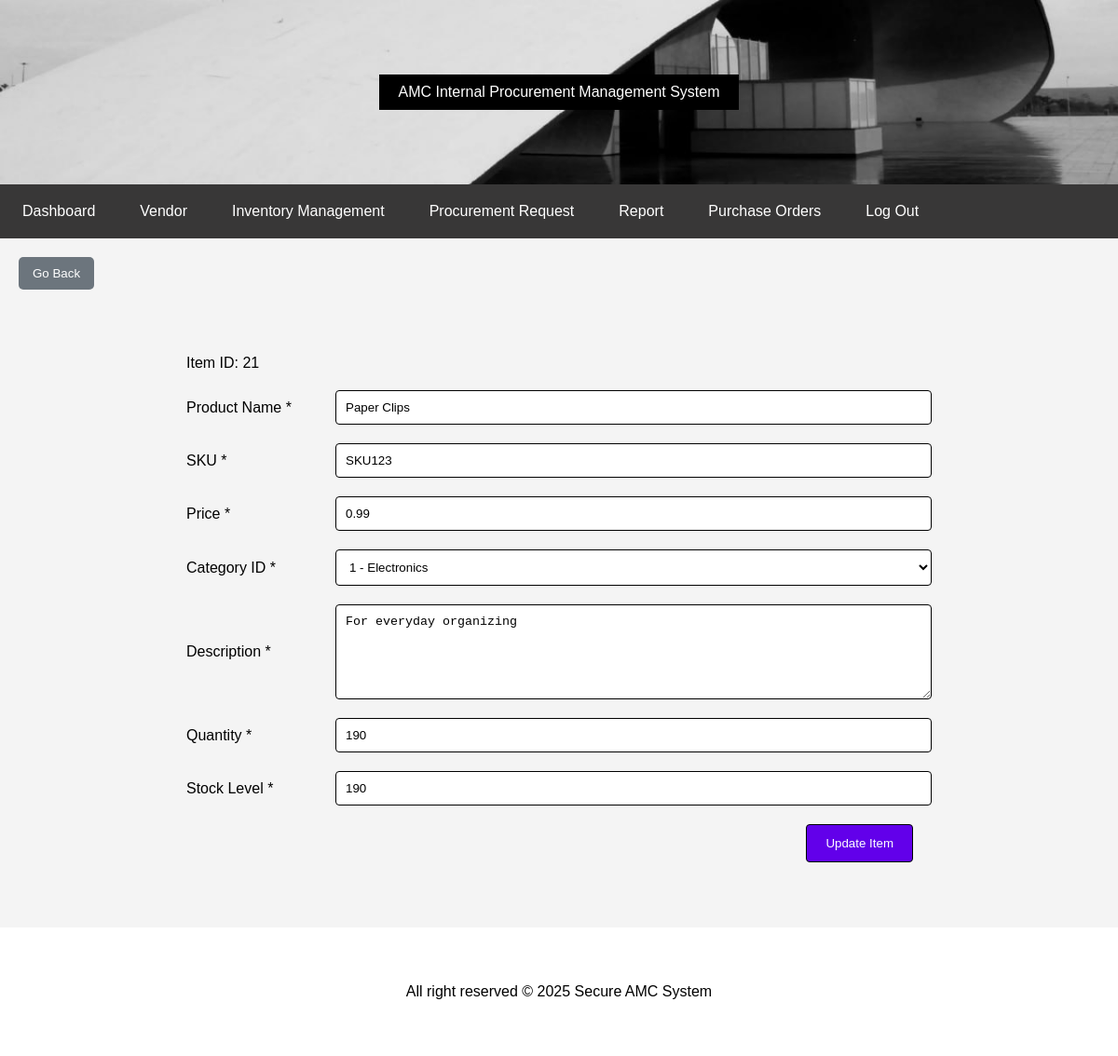
The page /assignment/inventory/update.php?id=21 on the database its author committed.
### tables this page shows
CREATE TABLE `inventory` (
  `ITEM_ID` int(11) NOT NULL,
  `NAME` varchar(50) NOT NULL,
  `SKU` varchar(20) NOT NULL,
  `PRICE` decimal(10,2) NOT NULL,
  `CATEGORY_ID` int(11) NOT NULL,
  `DESCRIPTION` varchar(1000) DEFAULT NULL,
  `QUANTITY` int(11) NOT NULL DEFAULT 0,
  `STOCK` int(11) NOT NULL DEFAULT 0
);

CREATE TABLE `category` (
  `CATEGORY_ID` int(11) NOT NULL,
  `NAME` varchar(50) DEFAULT NULL
);

### assignment/inventory/update.php (the view, shortened to what this page needs)
<?php
include '../config.php';
include '../header.php';
include '../navigation.php';
include '../back_button.php';
$conn = new mysqli($servername, $username, $password, $dbname);
$id = filter_input(INPUT_GET, 'id', FILTER_SANITIZE_NUMBER_INT);
$item = null;
if ($id) {
    $stmt = $conn->prepare("SELECT * FROM inventory WHERE ITEM_ID = ?");
    $stmt->bind_param("i", $id);
    $stmt->execute();
    $result = $stmt->get_result();
    if ($result->num_rows > 0) {
        $item = $result->fetch_assoc();
    }
}
$categories = [];
try {
    $result = $conn->query("SELECT category_id, name FROM category");
    while ($row = $result->fetch_assoc()) {
        $categories[] = $row;
    }
} catch (Exception $e) {
    die("Error fetching categories: " . $e->getMessage());
}
?>
<div class="container">
    <?php if ($item): ?>
    <form action="update.php?id=<?= htmlspecialchars($id) ?>" method="post">
        <div class="form-group">
            <label>Item ID: <?= htmlspecialchars($item['ITEM_ID']) ?></label>
        </div>
        <div class="form-group">
            <label for="name">Product Name *</label>
            <input type="text" id="name" name="name" value="<?= htmlspecialchars($item['NAME']) ?>" required>
        </div>
        <div class="form-group">
            <label for="sku">SKU *</label>
            <input type="text" id="sku" name="sku" value="<?= htmlspecialchars($item['SKU']) ?>" required>
        </div>
        <div class="form-group">
            <label for="price">Price *</label>
            <input type="number" id="price" name="price" value="<?= htmlspecialchars($item['PRICE']) ?>" required>
        </div>
        <div class="form-group">
            <label for="category_id">Category ID *</label>
            <select id="category_id" name="category_id" required>
                <?php foreach ($categories as $category): ?>
                    <option value="<?= htmlspecialchars($category['category_id']); ?>"
                        <?= isset($item) && $item['CATEGORY_ID'] == $category['category_id'] ? 'selected' : '' ?>>
                        <?= htmlspecialchars($category['category_id']) . " - " . htmlspecialchars($category['name']); ?>
                    </option>
                <?php endforeach; ?>
            </select>
        </div>
        <div class="form-group">
            <label for="description">Description *</label>
            <textarea id="description" name="description" required><?= htmlspecialchars($item['DESCRIPTION']) ?></textarea>
        </div>
        <div class="form-group">
            <label for="quantity">Quantity *</label>
            <input type="number" id="quantity" name="quantity" value="<?= htmlspecialchars($item['QUANTITY']) ?>" required>
        </div>
        <div class="form-group">
            <label for="stock">Stock Level *</label>
            <input type="number" id="stock" name="stock" value="<?= htmlspecialchars($item['STOCK']) ?>" required>
        </div>
        <button type="submit" class="btn btn-primary btn-update">Update Item</button>
    </form>
<?php endif; ?>
</div>
<?php include '../footer.php'; ?>

### assignment/inventory/style.css (style rules this page uses)
body, html { height: 100%; margin: 0; font-family: Arial, sans-serif; background-color: #f4f4f4; color: black; }
.container { width: 100%; max-width: 800px; margin: 50px auto; padding: 20px; }
.form-group { display: flex; align-items: center; margin-bottom: 20px; }
label { width: 150px; margin-right: 10px; }
input[type="text"], input[type="number"], input[type="password"], select, textarea { flex: 1; padding: 10px; background: white; border: 1px solid black; border-radius: 4px; color: black; width:100% }
textarea { height: 80px; }
button { background-color: #6200ea; color: white; border: 1px solid black; padding: 12px 20px; border-radius: 4px; cursor: pointer; display: block; width: fit-content; margin-left: left; }
.btn-update { display: block; margin-left: auto; margin-right: 20px; }

### rows shown on the page
inventory: ITEM_ID "21", name "Paper Clips", sku "SKU123", price "0.99", category_id "1 - Electronics", description "For everyday organizing", quantity "190", stock "190"
